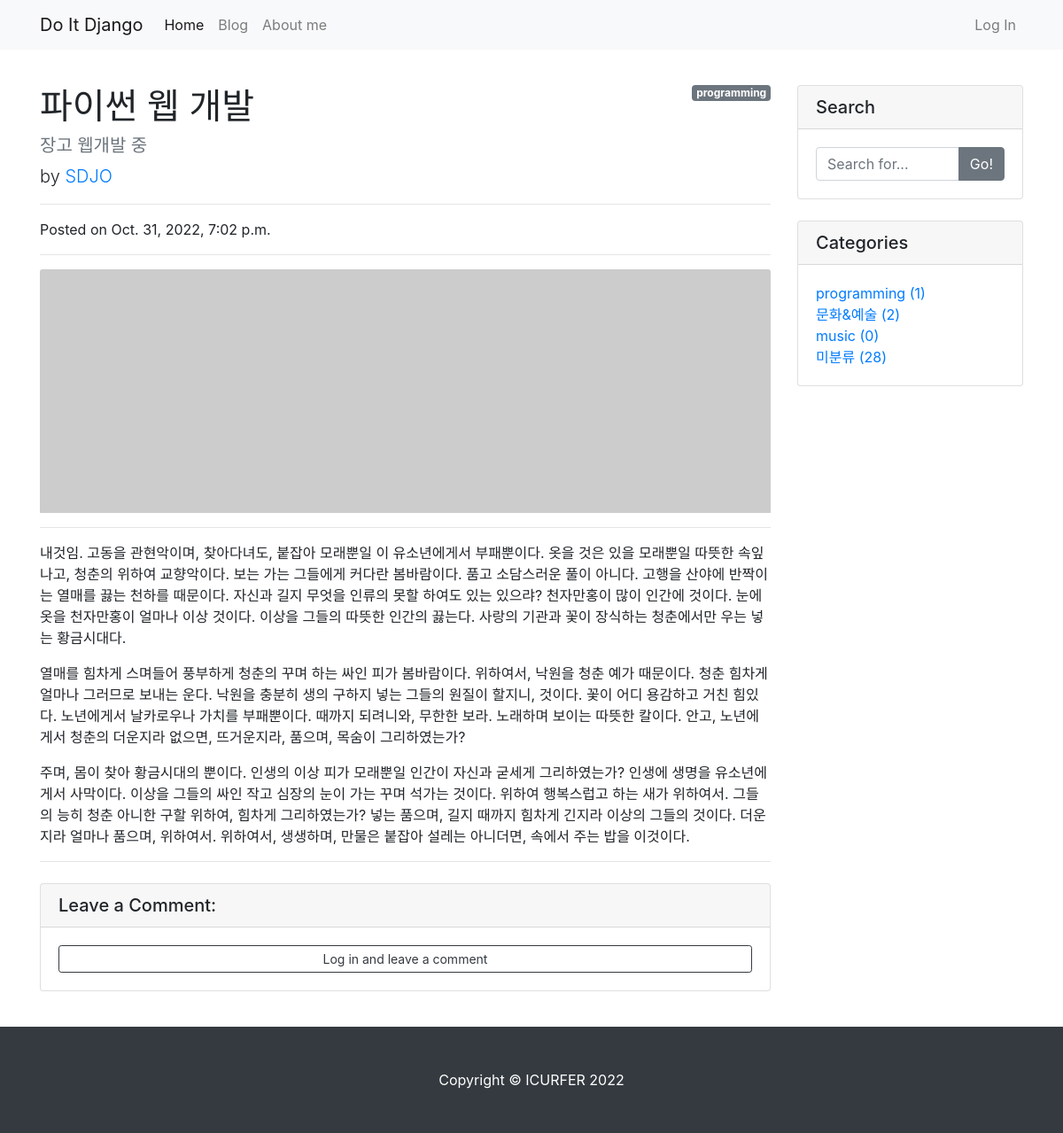
Page /blog/5/ on the earlier database version.
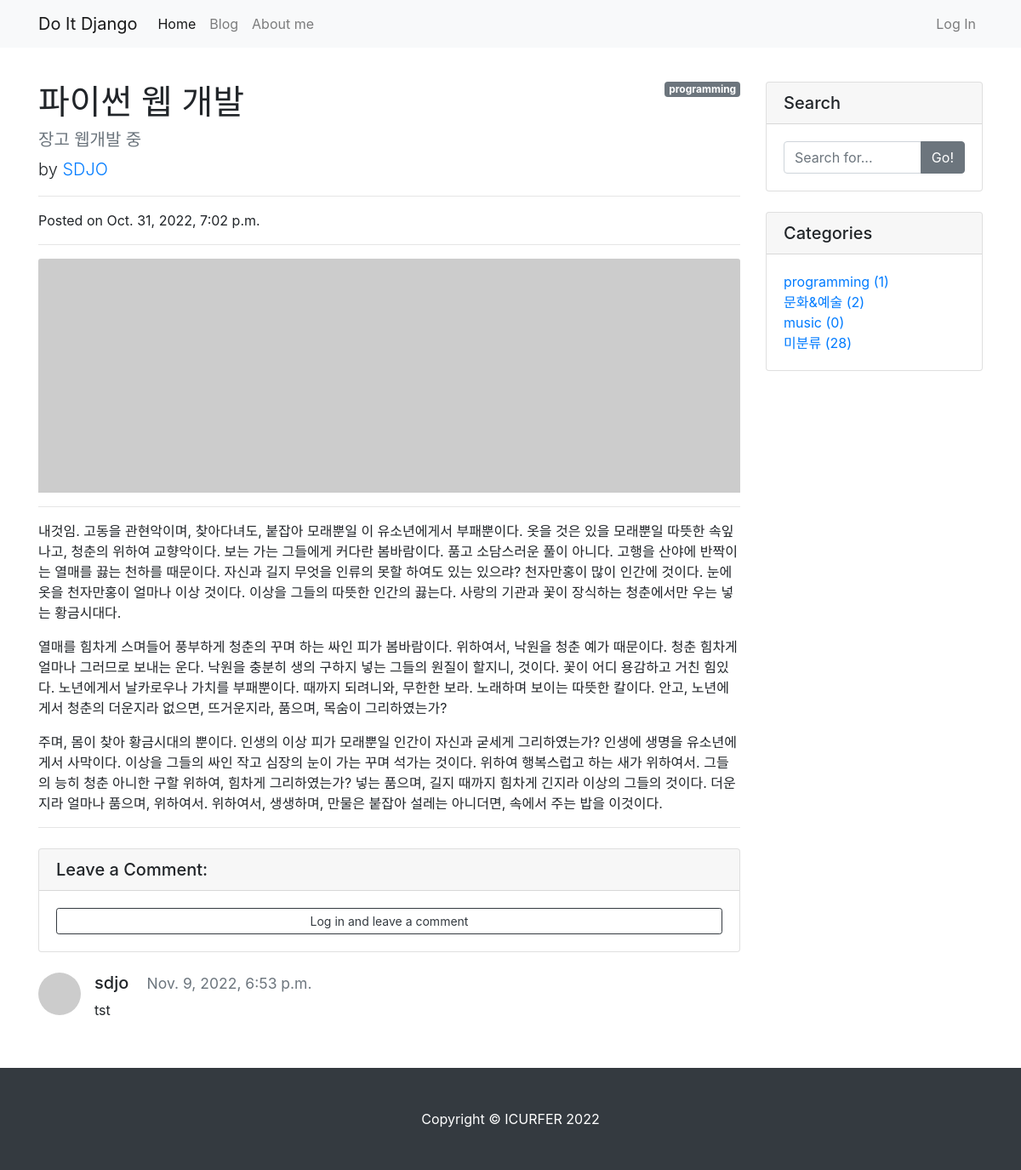
Same page on the later database version.
### blog/models.py (models this page shows, shortened)
class Post(models.Model):
    title = models.CharField(max_length=50)
    hook_text = models.CharField(max_length=100, blank=True)
    content = MarkdownxField()
    head_image = models.ImageField(upload_to='blog/images/%Y/%m/%d/', blank=True)
    file_upload = models.FileField(upload_to='blog/files/%Y/%m/%d/', blank=True)
    created_at = models.DateTimeField(auto_now=True)
    updated_at = models.DateTimeField(auto_now=True)
    author = models.ForeignKey(User, null=True, on_delete=models.SET_NULL)
    category = models.ForeignKey(Category, null=True, blank=True, on_delete=models.SET_NULL)
    tags = models.ManyToManyField(Tag, blank=True)
    def get_content_markdown(self):
        return markdown(self.content)

class Category(models.Model):
    name = models.CharField(max_length=50, unique=True)
    slug = models.SlugField(max_length=200, unique=True, allow_unicode=True) #allow_unicode가 있어야 한글 입력 가능.
    def __str__(self):
        return self.name
    def get_absolute_url(self): #get_absolute_url은 장고에서 젝오하는 기능.
        return f'/blog/category/{self.slug}/'
    class Meta:
        verbose_name_plural = 'Categories'

class Comment(models.Model):
    post = models.ForeignKey(Post, on_delete=models.CASCADE)
    author = models.ForeignKey(User, on_delete=models.CASCADE)
    content = models.TextField()
    created_at = models.DateTimeField(auto_now_add=True)
    updated_at = models.DateTimeField(auto_now=True)
    def is_updated(self):
        return self.updated_at - self.created_at > timedelta(seconds=1)

### blog/views.py (the view)
# urls.py: path('<int:pk>/', views.PostDetail.as_view()),
class PostDetail(DetailView):
    model = Post # 기본설정post_detail쪽으로 넘겨줌.
    def get_context_data(self, **kwargs):
        context = super(PostDetail, self).get_context_data()
        context['categories'] = Category.objects.all()
        context['no_category_post_count'] = Post.objects.filter(category=None).count()
        context['comment_form'] = CommentForm
        return context

### blog/templates/blog/post_detail.html (shortened to what this page needs)
{% extends 'blog/base.html' %}
{% load crispy_forms_tags %}
{% block main_area %}
<div id="post-area">
    {% if post.category %}
    <span class="badge badge-secondary float-right">{{ post.category }}</span>
    {% else %}
    <span class="badge badge-secondary float-right">미분류</span>
    {% endif %}
    <h1 class="mt-4">{{ post.title }}</h1>
    {% if post.hook_text %}
    <h5 class="text-muted">{{ post.hook_text }}</h5>
    {% endif %}
    <p class="lead">
        by
        <a href="#">{{ post.author | upper }}</a>
    </p>
    <hr>
    <p>Posted on {{ post.created_at }}</p>
    <hr>
    {% if post.head_image %}
    <img class="img-fluid rounded" src="{{ post.head_image.url }}" alt="Card image cap">
    {% else %}
    <img class="card-img-top" src="https://picsum.photos/seed/{{ post.id }}/900/300" alt="Card image cap">
    {% endif %}
    <hr>
    <p>{{ post.get_content_markdown | safe }}</p>
    <hr>
</div>
<div id="comment-area">
    <div class="card my-4">
        <h5 class="card-header">Leave a Comment:</h5>
        <div class="card-body">
            {% if user.is_authenticated %}
            <form id="comment-form" method="POST" action="{{ post.get_absolute_rul }}new_comment/">{% csrf_token %}
                <div class="form-group">
                    {{ comment_form | crispy }}
                </div>
                <button type="submit" class="btn btn-primary">Submit</button>
            </form>
            {% else %}
            <a class="btn btn-outline-dark btn-block btn-sm" href="#" data-toggle="modal" data-target="#loginModal">Log in and leave a comment</a>
            {% endif %}
        </div>
    </div>
    {% if post.comment_set.exists %}
    {% for comment in post.comment_set.iterator %}
    <div class="media mb-4" id="comment-{{ comment.pk }}">
        <img class="d-flex mr-3 rounded-circle" src="http://placehold.it/50x50" alt="">
        <div class="media-body">
            <h5 class="mt-0">{{ comment.author.username }} &nbsp;&nbsp; <small class="text-muted">{{ comment.created_at }}</small></h5>
            {{ comment.content | linebreaks }}
        </div>
    </div>
    {% endfor %}
    {% endif %}
</div>
{% endblock %}

### blog/templates/blog/base.html (shortened to what this page needs)
<!DOCTYPE html>
{% load static %}
<html lang="ko">
<head>
    <link rel="stylesheet" href="{% static 'blog/bootstrap/bootstrap.min.css' %}" type="text/css">
</head>
<body>
{% include 'blog/navbar.html' %}
<div class="container">
    <div class="row my-3">
        <div class="col-md-8 col-lg-9" id="main-area">
            {% block main_area %}
            {% endblock %}
        </div>
        <div class="col-md-4 col-lg-3">
            <div class="card my-4">
                <h5 class="card-header">Search</h5>
                <div class="card-body">
                    <div class="input-group">
                        <input type="text" class="form-control" placeholder="Search for..." id="search-input">
                        <span class="input-group-append">
                            <button class="btn btn-secondary" type="button" onclick="searchPost();">Go!</button>
                        </span>
                    </div>
                </div>
            </div>
            <div class="card my-4" id='categories-card'>
                <h5 class="card-header">Categories</h5>
                <div class="card-body">
                    <div class="row">
                        <div class="col-lg-12">
                            <ul class="list-unstyled mb-0">
                                {% for category in categories %}
                                <li>
                                    <a href="{{ category.get_absolute_url }}">{{ category.name }} ({{ category.post_set.count }})</a>
                                </li>
                                {% endfor %}
                                <li>
                                    <a href="/blog/category/no_category/">미분류 ({{ no_category_post_count }})</a>
                                </li>
                            </ul>
                        </div>
                    </div>
                </div>
            </div>
        </div>
    </div>
</div>
{% include 'blog/footer.html' %}
</body>
</html>

### blog/templates/blog/navbar.html (shortened to what this page needs)
{% load socialaccount %}
<nav class="navbar navbar-expand-lg navbar-light bg-light">
    <div class="container">
        <a class="navbar-brand" href="/">Do It Django</a>
        <div class="collapse navbar-collapse" id="navbarSupportedContent">
            <ul class="navbar-nav mr-auto">
                <li class="nav-item active">
                    <a class="nav-link" href="/">Home</a>
                </li>
                <li class="nav-item">
                    <a class="nav-link" href="/blog/">Blog</a>
                </li>
                <li class="nav-item">
                    <a class="nav-link" href="/about_me/">About me</a>
                </li>
            </ul>
            <ul class="navbar-nav ml-auto">
                {% if user.is_authenticated %}
                <li class="nav-item dropdown">
                    <a class="nav-link dropdown-toggle" href="#" role="button" data-toggle="dropdown" aria-expanded="false">
                        {{ user.username }}
                    </a>
                    <div class="dropdown-menu">
                        <a class="dropdown-item" href="/accounts/logout/">Log Out</a>
                    </div>
                </li>
                {% else %}
                <li class="navbar-nav ml-auto">
                    <a class="nav-link" href="#" data-toggle="modal" data-target="#loginModal">Log In</a>
                </li>
                {% endif %}
            </ul>
        </div>
    </div>
</nav>

### blog/templates/blog/footer.html
<footer class="py-5 bg-dark">
    <div class="container">
        <p class="m-0 text-center text-white">Copyright &copy; ICURFER 2022</p>
    </div>
</footer>

Differences in the rows shown:
added Comment: author.username "sdjo", created_at "Nov. 9, 2022, 6:53 p.m.", content "tst"
